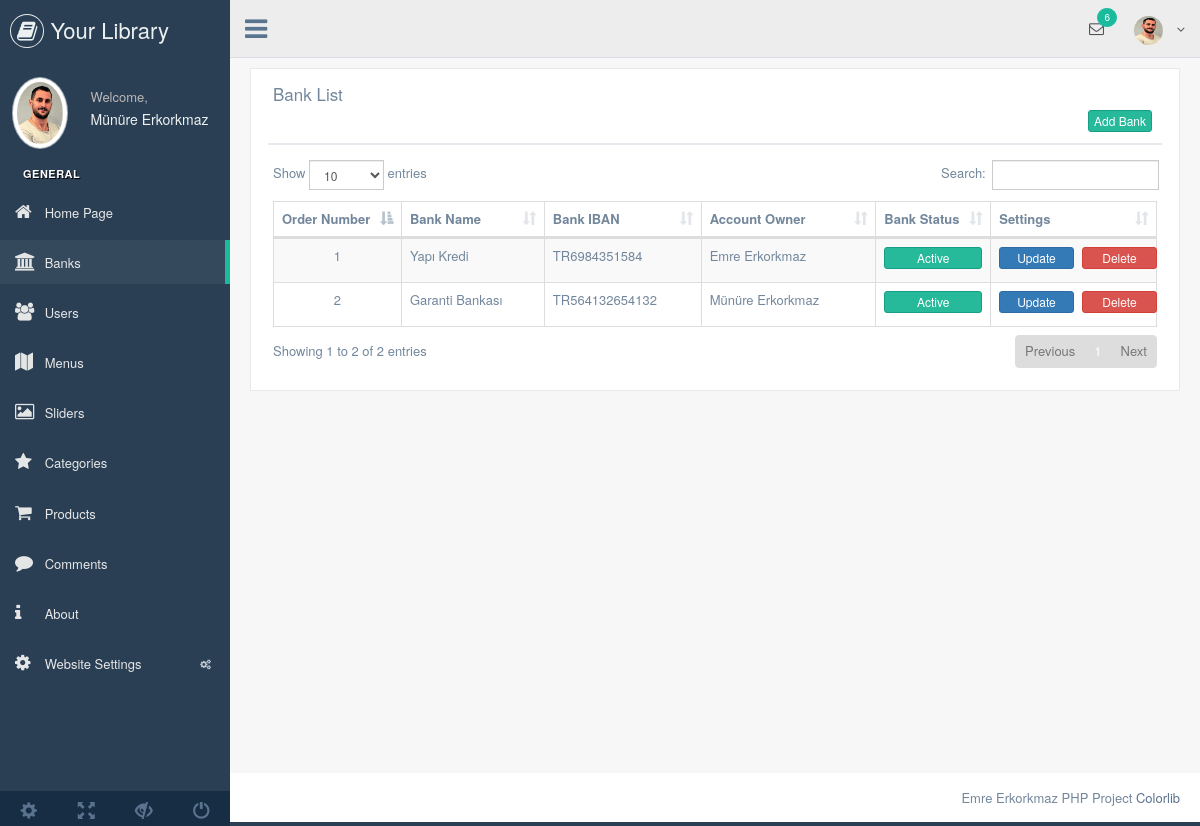
Screenshot of /libraryproject/nedmin/production/bank.php (signed in) with the database file from the repository.
### tables this page shows
CREATE TABLE `user` (
  `user_id` int(11) NOT NULL,
  `user_date` datetime NOT NULL DEFAULT current_timestamp(),
  `user_image` varchar(250) NOT NULL,
  `user_tc` varchar(50) NOT NULL,
  `user_name` varchar(50) NOT NULL,
  `user_email` varchar(100) NOT NULL,
  `user_phone` varchar(20) NOT NULL,
  `user_password` varchar(50) NOT NULL,
  `user_fullname` varchar(100) NOT NULL,
  `user_address` varchar(250) NOT NULL,
  `user_city` varchar(50) NOT NULL,
  `user_district` varchar(50) NOT NULL,
  `user_authority` varchar(50) NOT NULL,
  `user_status` int(1) NOT NULL DEFAULT 1
);

CREATE TABLE `bank` (
  `bank_id` int(11) NOT NULL,
  `bank_name` varchar(250) NOT NULL,
  `bank_iban` varchar(250) NOT NULL,
  `bank_accountname` varchar(250) NOT NULL,
  `bank_status` enum('0','1') NOT NULL DEFAULT '1'
);

### libraryproject/nedmin/production/bank.php (the view, shortened to what this page needs)
<?php
include 'header.php';
$findbank=$db->prepare("SELECT * FROM bank");
$findbank->execute();
?>
<div class="right_col" role="main">
  <div class="">
    <div class="row">
      <div class="col-md-12 col-sm-12 col-xs-12">
        <div class="x_panel">
          <div class="x_title">
            <h2>Bank List </h2>
            <div class="clearfix"></div>
            <div align="right">
              <a href="addbank.php"><button class="btn btn-success btn-xs">Add Bank</button></a>
            </div>
          </div>
          <div class="x_content">
            <table id="datatable-responsive" class="table table-striped table-bordered dt-responsive nowrap" cellspacing="0" width="100%">
              <thead>
                <tr>
                  <th width="20">Order Number</th>
                  <th>Bank Name</th>
                  <th>Bank IBAN</th>
                  <th>Account Owner</th>
                  <th width="20">Bank Status</th>
                  <th>Settings</th>
                </tr>
              </thead>
              <tbody>
                <?php
                $number=0;
                while($getbank=$findbank->fetch(PDO::FETCH_ASSOC)) { $number++?>
                  <tr>
                    <td align="center"><?php echo $number ?></td>
                    <td><?php echo $getbank['bank_name'] ?></td>
                    <td><?php echo $getbank['bank_iban'] ?></td>
                    <td><?php echo $getbank['bank_accountname'] ?></td>
                    <td>
                      <center>
                        <?php
                        if ($getbank['bank_status']==1) {?>
                          <button style="width: 100%" class="btn btn-success btn-xs">Active</button>
                        <?php }else {?>
                          <button style="width: 100%" class="btn btn-danger btn-xs">Passive</button>
                        <?php }
                        ?>
                      </center>
                    </td>
                    <td>
                      <center>
                        <a href="updatebank.php?bank_id=<?php echo $getbank['bank_id']; ?>"><button style="width: 50%" class="btn btn-primary btn-xs">Update</button></a>
                        <a href="../netting/operation.php?bank_id=<?php echo $getbank['bank_id']; ?>&deletebank=true"><button style="width: 50%" class="btn btn-danger btn-xs">Delete</button></a>
                      </center>
                    </td>
                  </tr>
                <?php  } ?>
              </tbody>
            </table>
          </div>
        </div>
      </div>
    </div>
  </div>
</div>
<?php include 'footer.php'; ?>

### libraryproject/nedmin/production/header.php (shortened to what this page needs)
<?php
include '../netting/dbconnection.php';
$finduser=$db->prepare("SELECT * FROM user WHERE user_email=:email");
$finduser->execute(array(
  'email'=>$_SESSION['user_email']
));
$getuser=$finduser->fetch(PDO::FETCH_ASSOC);
?>
<!DOCTYPE html>
<html lang="en">
<head>
  <link href="../vendors/bootstrap/dist/css/bootstrap.min.css" rel="stylesheet">
  <link href="../vendors/font-awesome/css/font-awesome.min.css" rel="stylesheet">
  <link href="../vendors/nprogress/nprogress.css" rel="stylesheet">
  <link href="../vendors/iCheck/skins/flat/green.css" rel="stylesheet">
  <link href="../vendors/datatables.net-bs/css/dataTables.bootstrap.min.css" rel="stylesheet">
  <link href="../vendors/datatables.net-buttons-bs/css/buttons.bootstrap.min.css" rel="stylesheet">
  <link href="../vendors/datatables.net-fixedheader-bs/css/fixedHeader.bootstrap.min.css" rel="stylesheet">
  <link href="../vendors/datatables.net-responsive-bs/css/responsive.bootstrap.min.css" rel="stylesheet">
  <link href="../vendors/datatables.net-scroller-bs/css/scroller.bootstrap.min.css" rel="stylesheet">
  <link href="../build/css/custom.min.css" rel="stylesheet">
</head>
<body class="nav-md">
  <div class="container body">
    <div class="main_container">
      <div class="col-md-3 left_col">
        <div class="left_col scroll-view">
          <div class="navbar nav_title" style="border: 0;">
            <a href="index.html" class="site_title"><i class="fa fa-book"></i> <span>Your Library</span></a>
          </div>
          <div class="profile clearfix">
            <div class="profile_pic">
              <img src="images/myimg.jpg" alt="..." class="img-circle profile_img">
            </div>
            <div class="profile_info">
              <span>Welcome,</span>
              <h2><?php echo $getuser['user_fullname']; ?></h2>
            </div>
          </div>
          <br />
          <div id="sidebar-menu" class="main_menu_side hidden-print main_menu">
            <div class="menu_section">
              <h3>General</h3>
              <ul class="nav side-menu">
                <li><a href="index.php"><i class="fa fa-home"></i> Home Page </a></li>
                <li><a href="bank.php"><i class="fa fa-bank"></i> Banks </a></li>
                <li><a href="users.php"><i class="fa fa-users"></i> Users </a></li>
                <li><a href="menu.php"><i class="fa fa-map"></i> Menus </a></li>
                <li><a href="slider.php"><i class="fa fa-image"></i> Sliders </a></li>
                <li><a href="category.php"><i class="fa fa-star"></i> Categories </a></li>
                <li><a href="product.php"><i class="fa fa-shopping-cart"></i> Products </a></li>
                <li><a href="comments.php"><i class="fa fa-comment"></i> Comments </a></li>
                <li><a href="about.php"><i class="fa fa-info"></i> About </a></li>
                <li><a><i class="fa fa-cog"></i> Website Settings <span class="fa fa-cogs"></span></a>
                </li>
              </ul>
            </div>
          </div>
          <div class="sidebar-footer hidden-small">
            <a data-toggle="tooltip" data-placement="top" title="Settings">
              <span class="glyphicon glyphicon-cog" aria-hidden="true"></span>
            </a>
            <a data-toggle="tooltip" data-placement="top" title="FullScreen">
              <span class="glyphicon glyphicon-fullscreen" aria-hidden="true"></span>
            </a>
            <a data-toggle="tooltip" data-placement="top" title="Lock">
              <span class="glyphicon glyphicon-eye-close" aria-hidden="true"></span>
            </a>
            <a data-toggle="tooltip" data-placement="top" title="Logout">
              <span class="glyphicon glyphicon-off" aria-hidden="true"></span>
            </a>
          </div>
        </div>
      </div>
      <div class="top_nav">
        <div class="nav_menu">
          <nav>
            <div class="nav toggle">
              <a id="menu_toggle"><i class="fa fa-bars"></i></a>
            </div>
            <ul class="nav navbar-nav navbar-right">
              <li class="">
                <a href="javascript:;" class="user-profile dropdown-toggle" data-toggle="dropdown" aria-expanded="false">
                  <img src="images/myimg.jpg" alt=""><?php echo $getuser['user_name'] ?>
                  <span class=" fa fa-angle-down"></span>
                </a>
              </li>
              <li role="presentation" class="dropdown">
                <a href="javascript:;" class="dropdown-toggle info-number" data-toggle="dropdown" aria-expanded="false">
                  <i class="fa fa-envelope-o"></i>
                  <span class="badge bg-green">6</span>
                </a>
              </li>
            </ul>
          </nav>
        </div>
      </div>

### rows the page displays
user: user_fullname "Münüre Erkorkmaz"
bank: bank_name "Yapı Kredi", bank_iban "TR6984351584", bank_accountname "Emre Erkorkmaz", bank_status "Active"
bank: bank_name "Garanti Bankası", bank_iban "TR564132654132", bank_accountname "Münüre Erkorkmaz", bank_status "Active"
